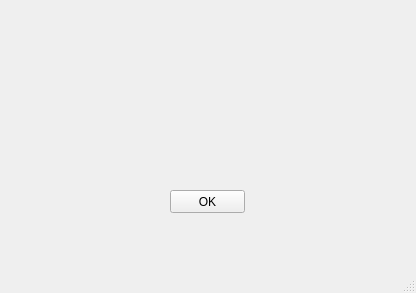
<?xml version="1.0" encoding="UTF-8"?>
<ui version="4.0">
 <class>MainWindow</class>
 <widget class="QMainWindow" name="MainWindow">
  <property name="geometry">
   <rect>
    <x>0</x>
    <y>0</y>
    <width>416</width>
    <height>293</height>
   </rect>
  </property>
  <property name="windowTitle">
   <string>MainWindow</string>
  </property>
  <property name="styleSheet">
   <string notr="true">background {
	background-color:&quot;white&quot;
	
}</string>
  </property>
  <widget class="QWidget" name="centralwidget">
   <widget class="QPushButton" name="ButtonOk">
    <property name="geometry">
     <rect>
      <x>170</x>
      <y>190</y>
      <width>75</width>
      <height>23</height>
     </rect>
    </property>
    <property name="text">
     <string>OK</string>
    </property>
   </widget>
  </widget>
  <widget class="QMenuBar" name="menubar">
   <property name="geometry">
    <rect>
     <x>0</x>
     <y>0</y>
     <width>416</width>
     <height>22</height>
    </rect>
   </property>
  </widget>
  <widget class="QStatusBar" name="statusbar"/>
 </widget>
 <resources/>
 <connections/>
</ui>
